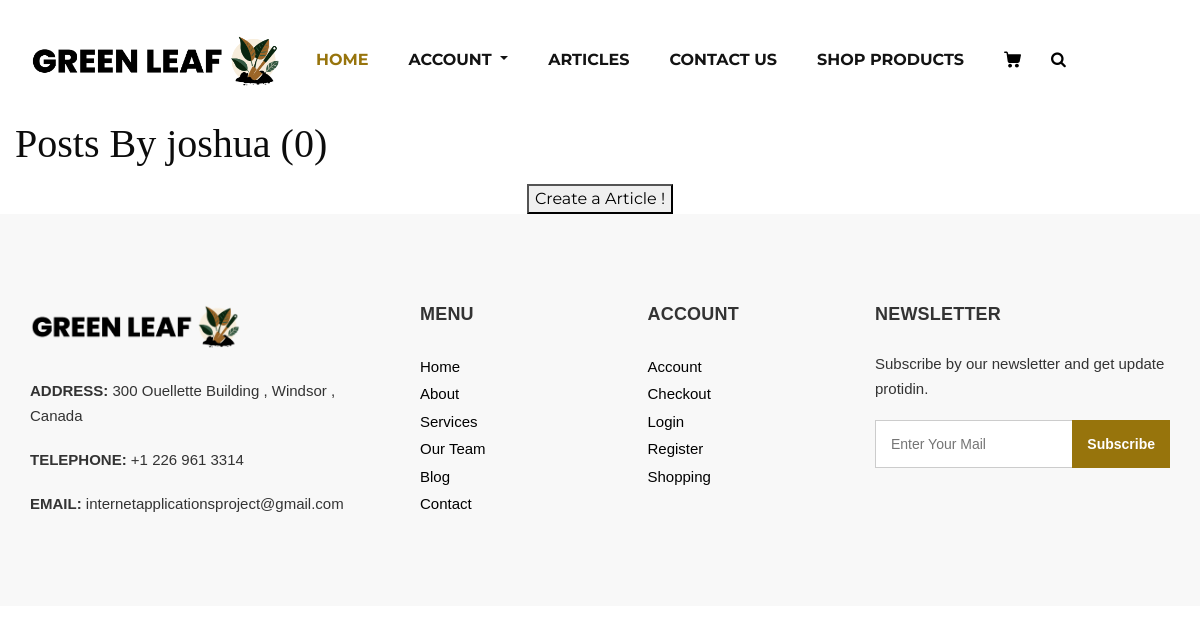
/user-articles/joshua, run on an earlier commit of the app's database.
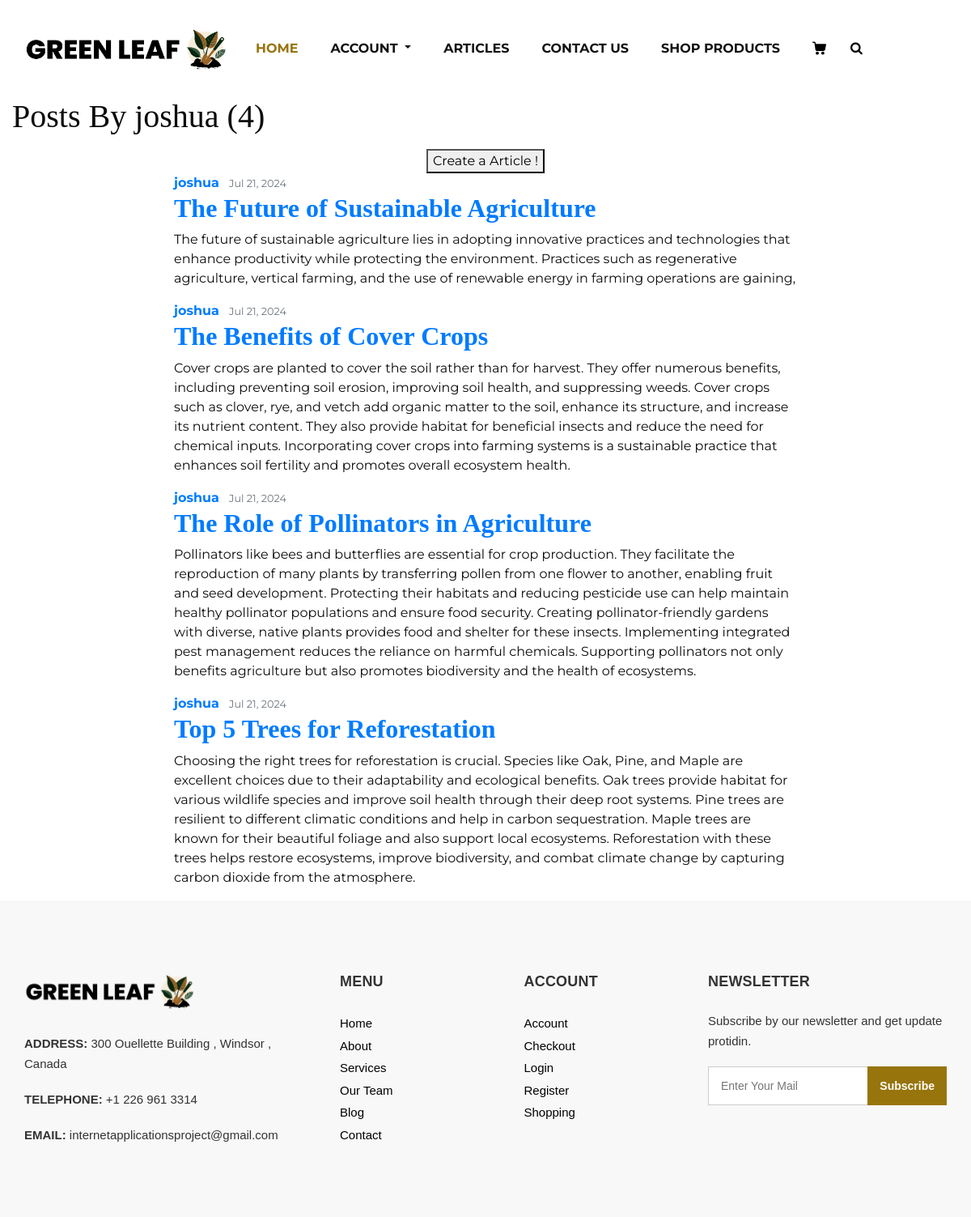
And on a later commit of the database.
### GreenWebsite/models.py (models this page shows, shortened)
class Articles(models.Model):
    title = models.CharField(max_length=100)
    content = models.TextField()
    date_posted = models.DateTimeField(default=timezone.now)
    author = models.ForeignKey(User, on_delete=models.CASCADE)

### GreenWebsite/views.py (the view)
# urls.py: path('user-articles/<str:username>', UserArticleListView.as_view(), name='user-articles'),
class UserArticleListView(ListView):
    model = Articles
    template_name = "articles/user-articles.html"  # model_List.html is the default but since we built it already, we will proceed to change
    context_object_name = "posts"  # the default will be object
    paginate_by = 5
    def get_queryset(self):
        user = get_object_or_404(User, username=self.kwargs.get('username'))
        return Articles.objects.filter(author=user).order_by('-date_posted')

### templates/articles/user-articles.html (shortened to what this page needs)
{% extends 'base.html' %}
{% load static %}
{% block body %}
    <div class="container-fluid">
        <h1 class="mb-3">Posts By {{ view.kwargs.username }} ({{ page_obj.paginator.count }})</h1>
        <div class="row justify-content-center">
            <div class="col-auto">
                <button type="button" class="btn-quarternary " onclick="window.location.href='{% url 'article-create' %}'">Create a Article !</button>
            </div>
        </div>
        <div class="row justify-content-center">
            <div class="col-12 col-md-10 col-lg-8">
                {% for article in posts %}
                    <article class="media content-section">
                      <div class="media-body">
                        <div class="article-metadata">
                          <a class="mr-2 font-weight-bold" href="{% url 'user-articles' article.author.username %}">{{ article.author }}</a>
                          <small class="text-muted">{{ article.date_posted|date:"M d, Y" }}</small>
                        </div>
                        <h2><a class="article-title font-weight-bold" href="{% url 'article-detail' article.id %}">{{ article.title }}</a></h2>
                        <p class="article-content">{{ article.content }}</p>
                      </div>
                    </article>
                {% endfor %}
            </div>
        </div>
    </div>
{% endblock body %}

What changed in the data, as far as the page shows it:
added Articles: author "joshua", date_posted "Jul 21, 2024", title "The Future of Sustainable Agriculture", content "The future of sustainable agriculture lies in adopting innovative practices and technologies that enhance productivity while protecting the environment. Practices such as regenerative agriculture, vertical farming, and the use of renewable energy in farming operations are gaining,"
added Articles: author "joshua", date_posted "Jul 21, 2024", title "The Benefits of Cover Crops", content "Cover crops are planted to cover the soil rather than for harvest. They offer numerous benefits, including preventing soil erosion, improving soil health, and suppressing weeds. Cover crops such as clover, rye, and vetch add organic matter to the soil, enhance its structure, and increase its nutrient content. They also provide habitat for beneficial insects and reduce the need for chemical inputs. Incorporating cover crops into farming systems is a sustainable practice that enhances soil fertility and promotes overall ecosystem health."
added Articles: author "joshua", date_posted "Jul 21, 2024", title "The Role of Pollinators in Agriculture", content "Pollinators like bees and butterflies are essential for crop production. They facilitate the reproduction of many plants by transferring pollen from one flower to another, enabling fruit and seed development. Protecting their habitats and reducing pesticide use can help maintain healthy pollinator populations and ensure food security. Creating pollinator-friendly gardens with diverse, native plants provides food and shelter for these insects. Implementing integrated pest management reduces the reliance on harmful chemicals. Supporting pollinators not only benefits agriculture but also promotes biodiversity and the health of ecosystems."
added Articles: author "joshua", date_posted "Jul 21, 2024", title "Top 5 Trees for Reforestation", content "Choosing the right trees for reforestation is crucial. Species like Oak, Pine, and Maple are excellent choices due to their adaptability and ecological benefits. Oak trees provide habitat for various wildlife species and improve soil health through their deep root systems. Pine trees are resilient to different climatic conditions and help in carbon sequestration. Maple trees are known for their beautiful foliage and also support local ecosystems. Reforestation with these trees helps restore ecosystems, improve biodiversity, and combat climate change by capturing carbon dioxide from the atmosphere."
Also different on the page:
{{ page_obj.paginator.count }}: "0" → "4"
